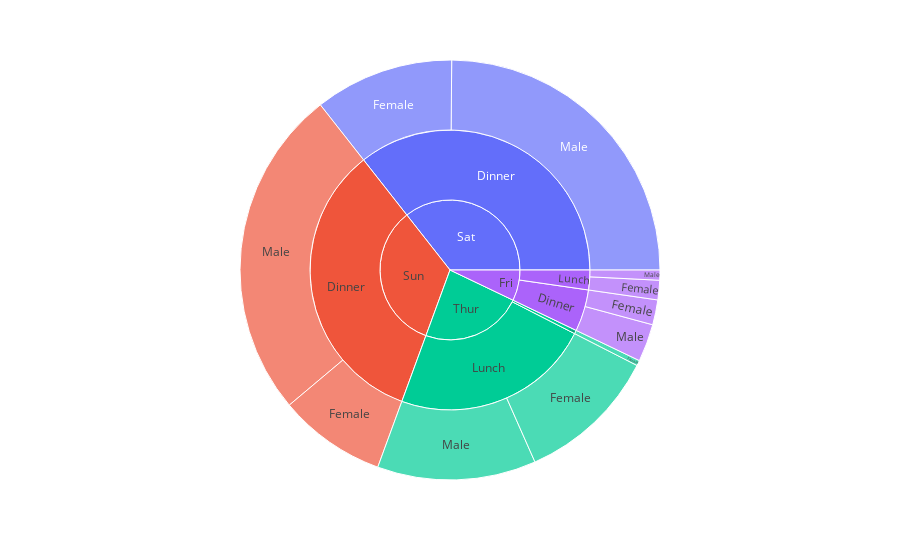

Notebook code cell kept with this figure:
### Code cell
df = px.data.tips()
fig = px.sunburst(df, path=['day', 'time', 'sex'], values='tip')
fig.show()

### Figure 1 — Plotly figure (JSON) as saved in the notebook; plotly's stock layout.template omitted (floating-point values rounded to 4 significant figures)
{"data": [{"branchvalues": "total", "domain": {"x": [0, 1], "y": [0, 1]}, "hovertemplate": "labels=%{label}<br>tip=%{value}<br>parent=%{parent}<br>id=%{id}<extra></extra>", "ids": ["Fri/Dinner/Female", "Sat/Dinner/Female", "Sun/Dinner/Female", "Thur/Dinner/Female", "Fri/Lunch/Female", "Thur/Lunch/Female", "Fri/Dinner/Male", "Sat/Dinner/Male", "Sun/Dinner/Male", "Fri/Lunch/Male", "Thur/Lunch/Male", "Fri/Dinner", "Sat/Dinner", "Sun/Dinner", "Thur/Dinner", "Fri/Lunch", "Thur/Lunch", "Fri", "Sat", "Sun", "Thur"], "labels": ["Female", "Female", "Female", "Female", "Female", "Female", "Male", "Male", "Male", "Male", "Male", "Dinner", "Dinner", "Dinner", "Dinner", "Lunch", "Lunch", "Fri", "Sat", "Sun", "Thur"], "name": "", "parents": ["Fri/Dinner", "Sat/Dinner", "Sun/Dinner", "Thur/Dinner", "Fri/Lunch", "Thur/Lunch", "Fri/Dinner", "Sat/Dinner", "Sun/Dinner", "Fri/Lunch", "Thur/Lunch", "Fri", "Sat", "Sun", "Thur", "Fri", "Thur", "", "", "", ""], "type": "sunburst", "values": [14.05, 78.45, 60.61, 3, 10.98, 79.42, 21.23, 181.9, 186.8, 5.7, 89.41, 35.28, 260.4, 247.4, 3, 16.68, 168.8, 51.96, 260.4, 247.4, 171.8]}], "layout": {"legend": {"tracegroupgap": 0}, "margin": {"t": 60}}}
